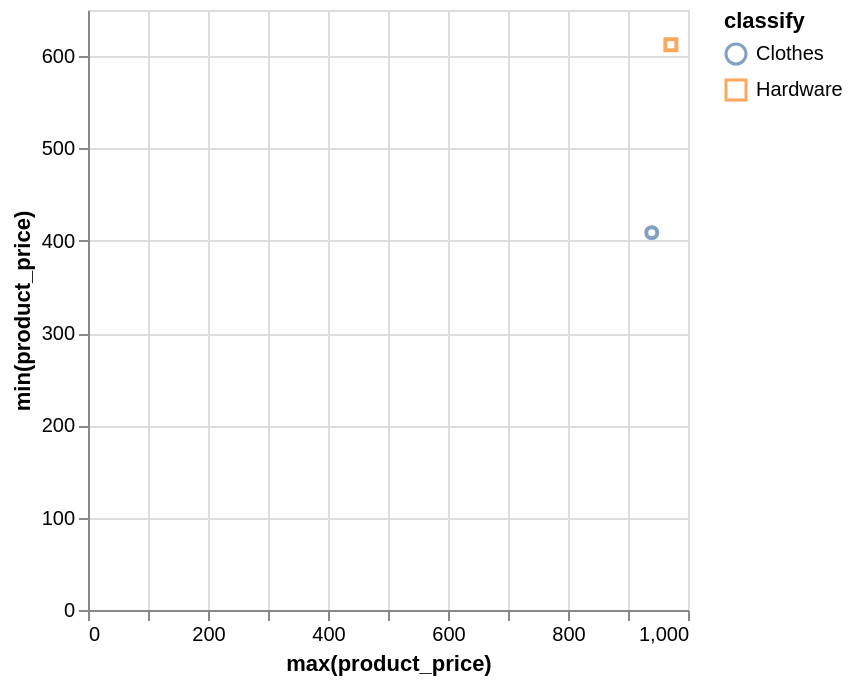

This figure's Vega-Lite source:
### Vega-Lite specification from a JSON file in a GitHub repository (floating-point values rounded to 4 significant figures)
{"data": {"values": [{"x_data": 939.6, "y_data": 408.8, "classify": "Clothes"}, {"x_data": 971.4, "y_data": 612.5, "classify": "Hardware"}]}, "mark": "point", "encoding": {"x": {"field": "x_data", "type": "quantitative", "title": "max(product_price)", "scale": {"zero": "false"}}, "y": {"field": "y_data", "type": "quantitative", "title": "min(product_price)", "scale": {"zero": "false"}}, "color": {"field": "classify", "type": "nominal"}, "shape": {"field": "classify", "type": "nominal"}}}
